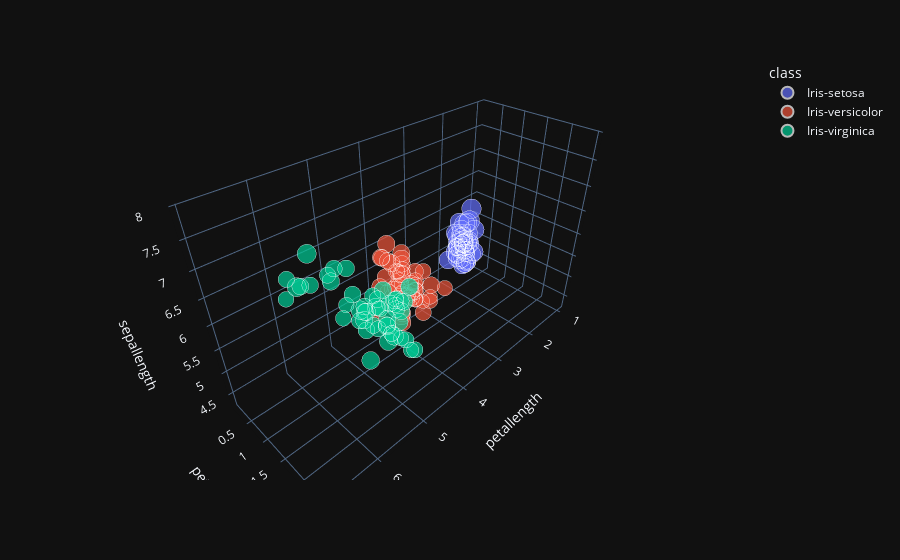

Notebook cell for this chart:
### Code cell
# grafica ejemplos según propiedades en 3d
px.scatter_3d(df, x="petallength", y="petalwidth", z="sepallength", size="sepalwidth", 
              color="class")

### Figure 1 — Plotly figure (JSON) as saved in the notebook; plotly's stock layout.template omitted (floating-point values rounded to 4 significant figures)
{"data": [{"hovertemplate": "class=Iris-setosa<br>petallength=%{x}<br>petalwidth=%{y}<br>sepallength=%{z}<br>sepalwidth=%{marker.size}<extra></extra>", "legendgroup": "Iris-setosa", "marker": {"color": "#636efa", "size": [3.5, 3.0, 3.2, 3.1, 3.6, 3.9, 3.4, 3.4, 2.9, 3.1, 3.7, 3.4, 3.0, 3.0, 4.0, 4.4, 3.9, 3.5, 3.8, 3.8, 3.4, 3.7, 3.6, 3.3, 3.4, 3.0, 3.4, 3.5, 3.4, 3.2, 3.1, 3.4, 4.1, 4.2, 3.1, 3.2, 3.5, 3.1, 3.0, 3.4, 3.5, 2.3, 3.2, 3.5, 3.8, 3.0, 3.8, 3.2, 3.7, 3.3], "sizemode": "area", "sizeref": 0.011, "symbol": "circle"}, "mode": "markers", "name": "Iris-setosa", "scene": "scene", "showlegend": true, "x": [1.4, 1.4, 1.3, 1.5, 1.4, 1.7, 1.4, 1.5, 1.4, 1.5, 1.5, 1.6, 1.4, 1.1, 1.2, 1.5, 1.3, 1.4, 1.7, 1.5, 1.7, 1.5, 1.0, 1.7, 1.9, 1.6, 1.6, 1.5, 1.4, 1.6, 1.6, 1.5, 1.5, 1.4, 1.5, 1.2, 1.3, 1.5, 1.3, 1.5, 1.3, 1.3, 1.3, 1.6, 1.9, 1.4, 1.6, 1.4, 1.5, 1.4], "y": [0.2, 0.2, 0.2, 0.2, 0.2, 0.4, 0.3, 0.2, 0.2, 0.1, 0.2, 0.2, 0.1, 0.1, 0.2, 0.4, 0.4, 0.3, 0.3, 0.3, 0.2, 0.4, 0.2, 0.5, 0.2, 0.2, 0.4, 0.2, 0.2, 0.2, 0.2, 0.4, 0.1, 0.2, 0.1, 0.2, 0.2, 0.1, 0.2, 0.2, 0.3, 0.3, 0.2, 0.6, 0.4, 0.3, 0.2, 0.2, 0.2, 0.2], "z": [5.1, 4.9, 4.7, 4.6, 5.0, 5.4, 4.6, 5.0, 4.4, 4.9, 5.4, 4.8, 4.8, 4.3, 5.8, 5.7, 5.4, 5.1, 5.7, 5.1, 5.4, 5.1, 4.6, 5.1, 4.8, 5.0, 5.0, 5.2, 5.2, 4.7, 4.8, 5.4, 5.2, 5.5, 4.9, 5.0, 5.5, 4.9, 4.4, 5.1, 5.0, 4.5, 4.4, 5.0, 5.1, 4.8, 5.1, 4.6, 5.3, 5.0], "type": "scatter3d"}, {"hovertemplate": "class=Iris-versicolor<br>petallength=%{x}<br>petalwidth=%{y}<br>sepallength=%{z}<br>sepalwidth=%{marker.size}<extra></extra>", "legendgroup": "Iris-versicolor", "marker": {"color": "#EF553B", "size": [3.2, 3.2, 3.1, 2.3, 2.8, 2.8, 3.3, 2.4, 2.9, 2.7, 2.0, 3.0, 2.2, 2.9, 2.9, 3.1, 3.0, 2.7, 2.2, 2.5, 3.2, 2.8, 2.5, 2.8, 2.9, 3.0, 2.8, 3.0, 2.9, 2.6, 2.4, 2.4, 2.7, 2.7, 3.0, 3.4, 3.1, 2.3, 3.0, 2.5, 2.6, 3.0, 2.6, 2.3, 2.7, 3.0, 2.9, 2.9, 2.5, 2.8], "sizemode": "area", "sizeref": 0.011, "symbol": "circle"}, "mode": "markers", "name": "Iris-versicolor", "scene": "scene", "showlegend": true, "x": [4.7, 4.5, 4.9, 4.0, 4.6, 4.5, 4.7, 3.3, 4.6, 3.9, 3.5, 4.2, 4.0, 4.7, 3.6, 4.4, 4.5, 4.1, 4.5, 3.9, 4.8, 4.0, 4.9, 4.7, 4.3, 4.4, 4.8, 5.0, 4.5, 3.5, 3.8, 3.7, 3.9, 5.1, 4.5, 4.5, 4.7, 4.4, 4.1, 4.0, 4.4, 4.6, 4.0, 3.3, 4.2, 4.2, 4.2, 4.3, 3.0, 4.1], "y": [1.4, 1.5, 1.5, 1.3, 1.5, 1.3, 1.6, 1.0, 1.3, 1.4, 1.0, 1.5, 1.0, 1.4, 1.3, 1.4, 1.5, 1.0, 1.5, 1.1, 1.8, 1.3, 1.5, 1.2, 1.3, 1.4, 1.4, 1.7, 1.5, 1.0, 1.1, 1.0, 1.2, 1.6, 1.5, 1.6, 1.5, 1.3, 1.3, 1.3, 1.2, 1.4, 1.2, 1.0, 1.3, 1.2, 1.3, 1.3, 1.1, 1.3], "z": [7.0, 6.4, 6.9, 5.5, 6.5, 5.7, 6.3, 4.9, 6.6, 5.2, 5.0, 5.9, 6.0, 6.1, 5.6, 6.7, 5.6, 5.8, 6.2, 5.6, 5.9, 6.1, 6.3, 6.1, 6.4, 6.6, 6.8, 6.7, 6.0, 5.7, 5.5, 5.5, 5.8, 6.0, 5.4, 6.0, 6.7, 6.3, 5.6, 5.5, 5.5, 6.1, 5.8, 5.0, 5.6, 5.7, 5.7, 6.2, 5.1, 5.7], "type": "scatter3d"}, {"hovertemplate": "class=Iris-virginica<br>petallength=%{x}<br>petalwidth=%{y}<br>sepallength=%{z}<br>sepalwidth=%{marker.size}<extra></extra>", "legendgroup": "Iris-virginica", "marker": {"color": "#00cc96", "size": [3.3, 2.7, 3.0, 2.9, 3.0, 3.0, 2.5, 2.9, 2.5, 3.6, 3.2, 2.7, 3.0, 2.5, 2.8, 3.2, 3.0, 3.8, 2.6, 2.2, 3.2, 2.8, 2.8, 2.7, 3.3, 3.2, 2.8, 3.0, 2.8, 3.0, 2.8, 3.8, 2.8, 2.8, 2.6, 3.0, 3.4, 3.1, 3.0, 3.1, 3.1, 3.1, 2.7, 3.2, 3.3, 3.0, 2.5, 3.0, 3.4, 3.0], "sizemode": "area", "sizeref": 0.011, "symbol": "circle"}, "mode": "markers", "name": "Iris-virginica", "scene": "scene", "showlegend": true, "x": [6.0, 5.1, 5.9, 5.6, 5.8, 6.6, 4.5, 6.3, 5.8, 6.1, 5.1, 5.3, 5.5, 5.0, 5.1, 5.3, 5.5, 6.7, 6.9, 5.0, 5.7, 4.9, 6.7, 4.9, 5.7, 6.0, 4.8, 4.9, 5.6, 5.8, 6.1, 6.4, 5.6, 5.1, 5.6, 6.1, 5.6, 5.5, 4.8, 5.4, 5.6, 5.1, 5.1, 5.9, 5.7, 5.2, 5.0, 5.2, 5.4, 5.1], "y": [2.5, 1.9, 2.1, 1.8, 2.2, 2.1, 1.7, 1.8, 1.8, 2.5, 2.0, 1.9, 2.1, 2.0, 2.4, 2.3, 1.8, 2.2, 2.3, 1.5, 2.3, 2.0, 2.0, 1.8, 2.1, 1.8, 1.8, 1.8, 2.1, 1.6, 1.9, 2.0, 2.2, 1.5, 1.4, 2.3, 2.4, 1.8, 1.8, 2.1, 2.4, 2.3, 1.9, 2.3, 2.5, 2.3, 1.9, 2.0, 2.3, 1.8], "z": [6.3, 5.8, 7.1, 6.3, 6.5, 7.6, 4.9, 7.3, 6.7, 7.2, 6.5, 6.4, 6.8, 5.7, 5.8, 6.4, 6.5, 7.7, 7.7, 6.0, 6.9, 5.6, 7.7, 6.3, 6.7, 7.2, 6.2, 6.1, 6.4, 7.2, 7.4, 7.9, 6.4, 6.3, 6.1, 7.7, 6.3, 6.4, 6.0, 6.9, 6.7, 6.9, 5.8, 6.8, 6.7, 6.7, 6.3, 6.5, 6.2, 5.9], "type": "scatter3d"}], "layout": {"scene": {"domain": {"x": [0.0, 1.0], "y": [0.0, 1.0]}, "xaxis": {"title": {"text": "petallength"}}, "yaxis": {"title": {"text": "petalwidth"}}, "zaxis": {"title": {"text": "sepallength"}}}, "legend": {"title": {"text": "class"}, "tracegroupgap": 0, "itemsizing": "constant"}, "margin": {"t": 60}}}
